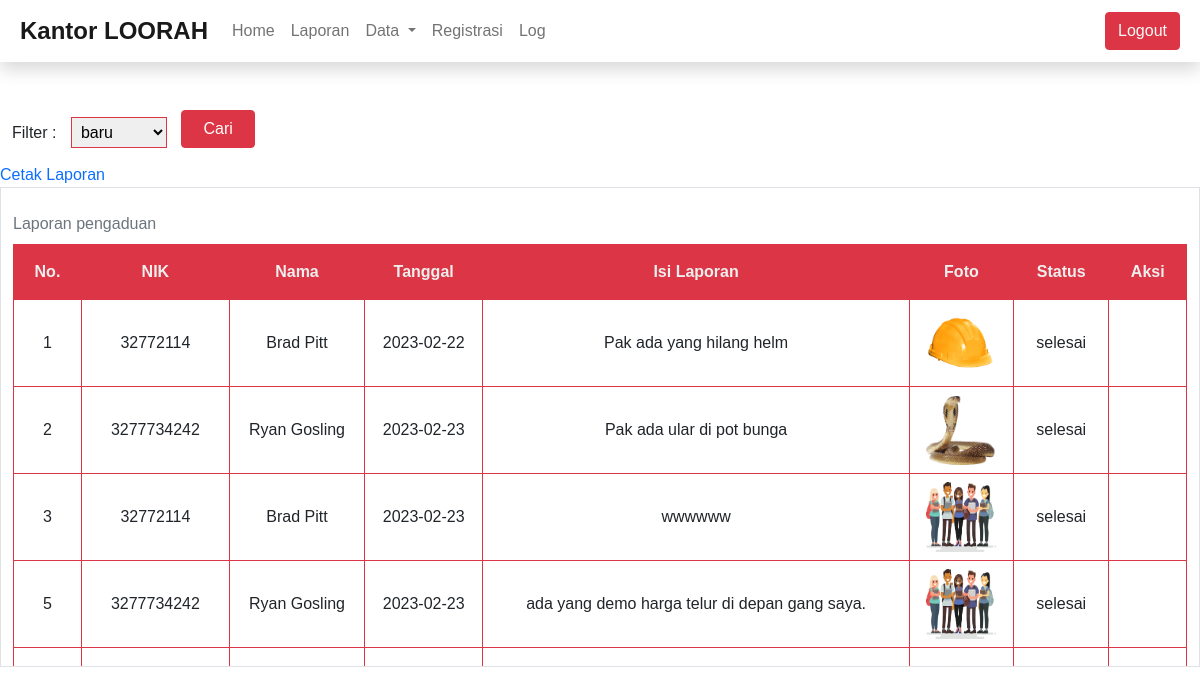
The app's page /admin/laporan.php with its own data.
### tables this page shows
CREATE TABLE `pengaduan_farhan` (
  `id_pengaduan_farhan` int(11) NOT NULL,
  `tgl_pengaduan_farhan` date NOT NULL,
  `nik_farhan` char(16) NOT NULL,
  `isi_laporan_farhan` text NOT NULL,
  `foto_farhan` varchar(255) NOT NULL,
  `status_farhan` enum('0','proses','selesai','Tidak valid') NOT NULL
);

CREATE TABLE `masyarakat_farhan` (
  `nik_farhan` char(16) NOT NULL,
  `nama_farhan` varchar(35) NOT NULL,
  `username_farhan` varchar(25) NOT NULL,
  `password_farhan` varchar(32) NOT NULL,
  `telp_farhan` varchar(13) NOT NULL
);

### admin/laporan.php (the view, shortened to what this page needs)
<!DOCTYPE html>
<html lang="en">
<head>
    <link href="../bootstrap/css/bootstrap.min.css" rel="stylesheet">
    <link rel="stylesheet" href="../css/style.css">
</head>
<body>
<nav class="navbar navbar-expand-lg navbar-light bg-transparent p-2 shadow">
  <div class="container-fluid">
    <a class="navbar-brand fw-bold fs-4" href="#">Kantor LOORAH</a>
    <div class="collapse navbar-collapse" id="navbarText">
      <ul class="navbar-nav me-auto mb-2 mb-lg-0">
        <li class="nav-item">
          <a class="nav-link " aria-current="page" href="admin.php">Home</a>
        </li>
        <li class="nav-item">
          <a class="nav-link " href="laporan.php">Laporan</a>
        </li>
        <li class="nav-item dropdown">
          <a class="nav-link dropdown-toggle" href="#" id="navbarDarkDropdownMenuLink" role="button" data-bs-toggle="dropdown" aria-expanded="false">
            Data
          </a>
        </li>
        <li class="nav-item">
          <a class="nav-link" href="registrasi.php">Registrasi</a>
        </li>
        <li class="nav-item">
          <a class="nav-link" href="log_tanggapan_farhan.php">Log</a>
        </li>
      </ul>
      <a href="../logout.php" class="btn btn-danger text-light">
        Logout
        </a>
    </div>
  </div>
</nav>
    <?php
        include '../koneksi.php';
        $sql = "SELECT * FROM pengaduan_farhan INNER JOIN masyarakat_farhan ON pengaduan_farhan.nik_farhan = masyarakat_farhan.nik_farhan WHERE status_farhan = 'selesai'";
        $laporan = mysqli_query($conn, $sql);
      ?>
  <form method="get">
    <div class="container-fluid mt-5">
      <div class="col-3">
        <span>Filter :</span>
      <select name="status" style="width: 6rem; outline:none;" class="border-danger">
        <option value="baru">baru</option>
      </select>
    <input type="submit" value="Cari" name="cari" class="btn btn-danger w-25">
      </div>
    </div>
    <a href="cetak_laporan.php">Cetak Laporan</a>
  </form>
<div class="table-responsive container-fluid overflow-auto border" style="height: 30rem">
  <table border="1" cellpadding="5px" class="table text-center table-bordered border-danger table-hover mt-3 w-100">
      <caption class="caption-top">Laporan pengaduan</caption>
        <thead>
            <tr class="sticky-top">
                <th>No.</th>
                <th>NIK</th>
                <th>Nama</th>
                <th>Tanggal</th>
                <th>Isi Laporan</th>
                <th>Foto</th>
                <th>Status</th>
                <th>Aksi</th>
            </tr>
        </thead>
        <tbody>
            <?php foreach ($laporan as $row) : ?>
            <tr>
                <td class="align-middle"><?= $row["id_pengaduan_farhan"]; ?></td>
                <td class="align-middle"><?= $row["nik_farhan"]; ?></td>
                <td class="align-middle"><?= $row["nama_farhan"]; ?></td>
                <td class="align-middle"><?= $row["tgl_pengaduan_farhan"]; ?></td>
                <td class="align-middle text-wrap"><?= $row["isi_laporan_farhan"]; ?></td>
                <td class="align-middle"><?= "<img src='../img/$row[foto_farhan]' width='70' height='70' />";?></td>
                <td class="align-middle"><?= $row["status_farhan"]; ?></td>
                <td class="align-middle">
                    </td>
              </tr>
              <?php endforeach; ?>
        </tbody>
    </table>
  </div>
</body>
</html>

### css/style.css (style rules this page uses)
body { padding: 0; margin: 0; font-family: Arial, Helvetica, sans-serif; background-repeat: no-repeat; }
a { text-decoration: none; }
.table th { background-color: #dc3545; padding: 15px; color: #eee; }
select { margin: auto; width: 95%; padding: 5px; margin-bottom: 15px; margin-left: 10px; }
input { width: 95%; font-size: 1rem; padding: 3px; margin: auto; margin-bottom: 10px; margin-left: 10px; outline: none; transition: 0.2s ; }

### records on screen
pengaduan_farhan: id_pengaduan_farhan "1", nik_farhan.nik_farhan "32772114", nik_farhan.nama_farhan "Brad Pitt", tgl_pengaduan_farhan "2023-02-22", isi_laporan_farhan "Pak ada yang hilang helm", foto_farhan (picture), status_farhan "selesai"
pengaduan_farhan: id_pengaduan_farhan "2", nik_farhan.nik_farhan "3277734242", nik_farhan.nama_farhan "Ryan Gosling", tgl_pengaduan_farhan "2023-02-23", isi_laporan_farhan "Pak ada ular di pot bunga", foto_farhan (picture), status_farhan "selesai"
pengaduan_farhan: id_pengaduan_farhan "3", nik_farhan.nik_farhan "32772114", nik_farhan.nama_farhan "Brad Pitt", tgl_pengaduan_farhan "2023-02-23", isi_laporan_farhan "wwwwww", foto_farhan (picture), status_farhan "selesai"
pengaduan_farhan: id_pengaduan_farhan "5", nik_farhan.nik_farhan "3277734242", nik_farhan.nama_farhan "Ryan Gosling", tgl_pengaduan_farhan "2023-02-23", isi_laporan_farhan "ada yang demo harga telur di depan gang saya.", foto_farhan (picture), status_farhan "selesai"
pengaduan_farhan: foto_farhan (picture)
